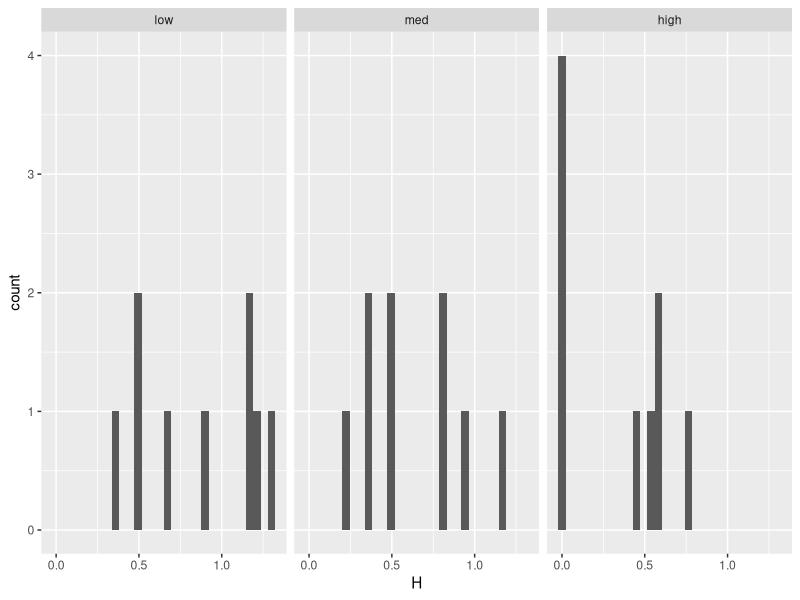
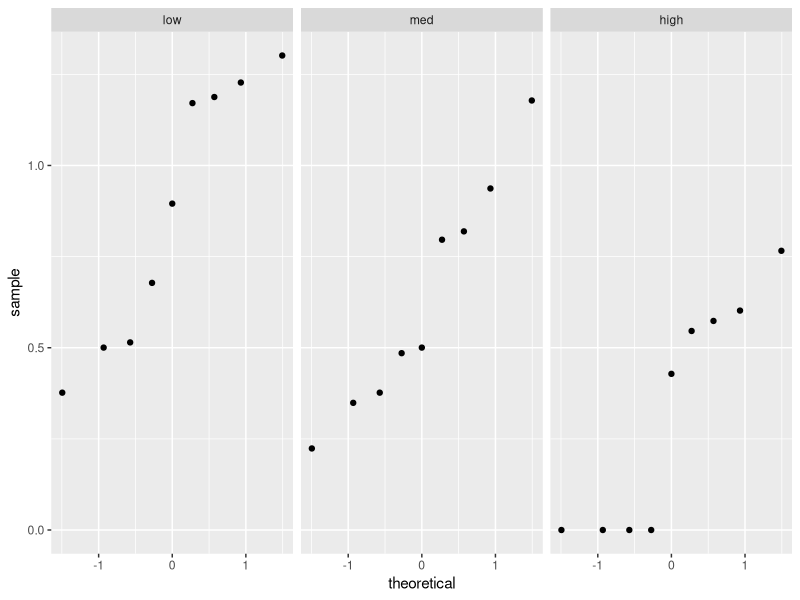
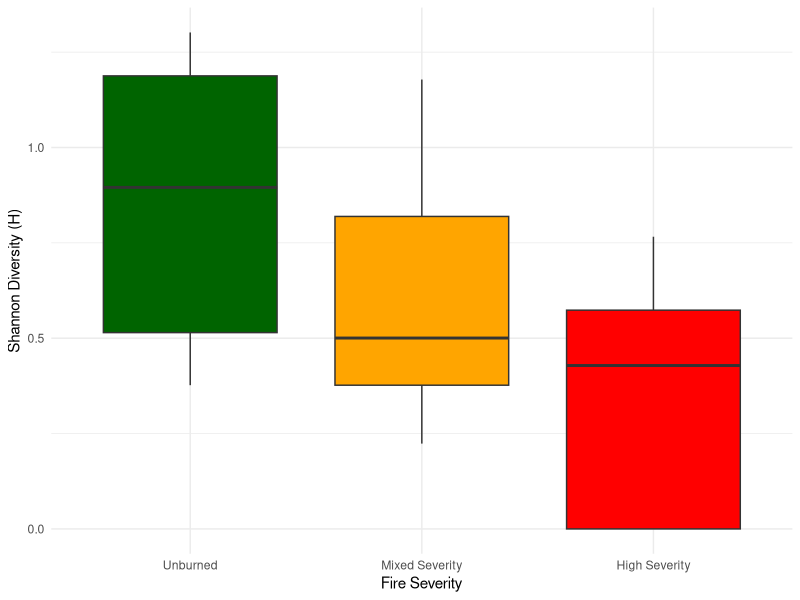

R code for these plots, in order:
## ---- chunk 1
knitr::opts_chunk$set(echo = TRUE)
## ---- chunk 2

# Install necessary packages
library(tidyverse)
library(vegan)

# Load necessary data
smamms <- read_csv('smamms.csv')
meta <- read_csv('sites.csv')

## ---- chunk 3

# Create combined and simplified data frame with only unique animals
smammeta <- full_join(smamms, meta, by = c("site" = "site.code")) %>% 
  filter(species != 'MISS' & species != 'SPRU') %>% # remove SPRU and MISS
  group_by(indID) %>% 
  filter(row_number()==1) %>% # filter by unique animals
  ungroup() %>% 
  select(site, severity, species) %>% 
  mutate(
    severity = 
      case_when(
        severity == 'Green' ~ 'low',
        severity == 'Mixed' ~ 'med',
        severity == 'High' ~ 'high'
      )
  ) %>% 
  mutate(severity = factor(severity, levels = c('low', 'med', 'high')))

## ---- chunk 4

# Create a species matrix
matrix_temp <- smammeta %>% 
  group_by(site, species) %>% 
  tally() %>%  # count individuals per species per site
  spread(species, n) %>% # re-format into matrix
  ungroup() %>% 
  replace(., is.na(.), 0) # replace NAs with 0

matrix <- matrix_temp %>% 
  select(-site) # remove site column for input into vegan

sites <- matrix_temp$site # vector of just sites

## ---- chunk 5

# Calculate Shannon-Weaver diversity index (H) for each site
H <- diversity(matrix)

# Make a dataframe with site, severity, and H
diversity <- data_frame(sites, H) %>% 
  full_join(., smammeta, by = c('sites' = 'site')) %>% 
  select(sites, severity, H) %>% 
  rename(site = sites) %>% 
  group_by(site) %>% 
  filter(row_number()==1)

## ---- chunk 6

# Explore the data distribution

# Make histograms for each treatment
H_hist <- ggplot(diversity, aes(x = H)) +
  geom_histogram() +
  facet_wrap(~severity)

H_hist

# Make qqplots for each treatment
H_qq <- ggplot(diversity, aes(sample = H)) +
  geom_qq() +
  facet_wrap(~severity)

H_qq

# Histograms look a little funky because sample size is so small
# qq-plots for low and med severities look good, but qq-plot for high severity is skewed towards 0
# n=9 for each severity, so cannot use CLT to justify normality

## ---- chunk 7

# Explore variance
variances <- diversity %>% 
  group_by(severity) %>% 
  summarize(
    variance = var(H)
  )

variances

# The variances aren't that different for each severity

## ---- chunk 8

# Test for significant differences in means

# ANOVA
H_aov <- aov(H ~ severity, data = diversity)

summary(H_aov)
# p<0.05, so there's at least one sig dif in means

# Post-hoc pairwise testing

# Tukey's HSD
H_ph <- TukeyHSD(H_aov)
H_ph

# p=0.005 for low vs. high, but otherwise p>0.05
# significant difference between low and high severity means, but not between med vs. low or high severities

## ---- chunk 9

# Summarize data with boxplots
colors <- c('darkgreen', 'orange', 'red')
xlabs <- c('Unburned', 'Mixed Severity', 'High Severity') 

H_boxplot <- ggplot(diversity, aes(x = severity, y = H)) +
  geom_boxplot(aes(fill = severity)) +
  scale_fill_manual(values = colors) +
  theme_minimal() +
  labs(x = 'Fire Severity',
       y = 'Shannon Diversity (H)') +
  theme(legend.position = 'NA') +
  scale_x_discrete(labels = xlabs)

H_boxplot

# Calculate mean diversity for each treatment

H_summary <- diversity %>% 
  group_by(severity) %>% 
  summarise(
    H_mean = mean(H),
    H_sd = sd(H)
  )

